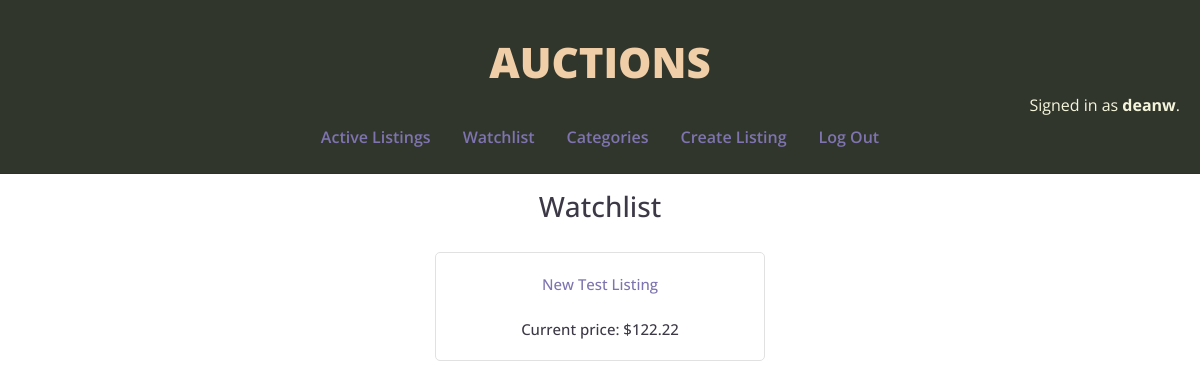
Screenshot of /watchlist (signed in) with the database file from the repository.
### auctions/models.py (models this page shows, shortened)
class User(AbstractUser):
    pass

class Listing(models.Model):
    title = models.CharField(max_length=64)
    category = models.CharField(max_length=7, choices=Category.choices, blank=True)
    description = models.TextField() # textarea
    price = models.DecimalField(max_digits=9, decimal_places=2, default=0.00)
    pic = models.URLField(blank=True, null=True) # input type url
    active = models.BooleanField(default=True)
    date = models.DateField(auto_now=False, auto_now_add=True)
    owner = models.ForeignKey(User, on_delete=models.CASCADE, related_name="owner")

class Bid(models.Model):
    user = models.ForeignKey(User, on_delete=models.CASCADE, related_name="users")
    product = models.ForeignKey(Listing, on_delete=models.CASCADE, related_name="products")
    the_bid = models.DecimalField(max_digits=6, decimal_places=2)

### auctions/views.py (the view, shortened to what this page needs)
# urls.py: path("watchlist", views.watchlist, name="watchlist"),
@login_required(login_url='/login')
def watchlist(request):
    fav_objects = Watchlist.objects.filter(user=request.user, added=True)
    favorites = fav_objects.all()
    favlist = []
    for object in favorites:
        try:
            favorite = Listing.objects.get(pk=object.fave.id)
            price = util.best_bid(favorite)[0]
            favlist += [(favorite, price)]
        except (KeyError, Listing.DoesNotExist):
            favorite = None
            price = None
    return render(request, "auctions/watchlist.html", {
        "favorites":favlist
    })

### auctions/util.py (called while the page is built)
def best_bid(listing):
    bid_objects = Bid.objects.filter(product=listing)
    all_bids = bid_objects.all()
    if not all_bids:
        winning_bid = listing.price
        current_winner = None
    else:
        winning_bid = 0.0
        for bid in all_bids:
            if bid.the_bid > winning_bid:
                winning_bid = bid.the_bid
                current_winner = bid.user
    return winning_bid, current_winner

### auctions/templates/auctions/watchlist.html
{% extends "auctions/layout.html" %}
{% block body %}
<div class="subhead"><h3>Watchlist</h3></div>
    <div class="container">
        {% if not favorites %}
            <div>You haven't added anything to Watchlist yet.</div>
        {% else %}
            {% for listing in favorites %}
            <div class="item">
                <div><a href="{% url 'listing' listing.0.id %}">{{ listing.0.title }}<br>
                <img class="item_img" src="{{ listing.0.pic }}"/></a></div>
                {% if not listing.0.active %}
                <div>Auction closed. <form action="{% url 'watchlist' %}" method="post">
                    {% csrf_token %}
                    <input type="hidden" value="{{ listing.0.id }}" name="id"/>
                    <input style="font-size: 14px;" type="submit" name="action" value="Remove from Watchlist"/>
                </form></div>
                {% else %}<div>Current price: ${{ listing.1 }}</div>
                {% endif %}
            </div>
            {% endfor %}
        {% endif %}
    </div>
{% endblock %}

### auctions/templates/auctions/layout.html (shortened to what this page needs)
{% load static %}
<!DOCTYPE html>
<html lang="en">
    <head>
        <link rel="stylesheet" href="https://stackpath.bootstrapcdn.com/bootstrap/4.4.1/css/bootstrap.min.css">
        <link href="{% static 'auctions/styles.css' %}" rel="stylesheet">
    </head>
    <body>
        <div class="menu">
        <div id="superheading">AUCTIONS</div>
        <div id="username">
            {% if user.is_authenticated %}
                Signed in as <strong>{{ user.username }}</strong>.
            {% else %}
                Not signed in.
            {% endif %}
        </div>
        <div class="heading">
            <ul class="nav">
                <li class="nav-item">
                    <a class="nav-link" href="{% url 'index' %}">Active Listings</a>
                </li>
                {% if user.is_authenticated %}
                    <li class="nav-item">
                        <a class="nav-link" href="{% url 'watchlist' %}">Watchlist</a>
                    </li>
                    <li class="nav-item">
                        <a class="nav-link" href="{% url 'categories' %}">Categories</a>
                    </li>
                    <li class="nav-item>">
                        <a class="nav-link" href="{% url 'create' %}">Create Listing</a>
                    </li>
                    <li class="nav-item">
                        <a class="nav-link" href="{% url 'logout' %}">Log Out</a>
                    </li>
                {% endif %}
            </ul>
        </div>
        <hr>
        </div>
        <div class="contents">
            {% block body %}
            {% endblock %}
        </div>
    </body>
</html>

### auctions/static/auctions/styles.css (style rules this page uses)
body { font-family: "Open Sans", sans-serif; color:#3c3846; }
.menu { background-color: #31362d; }
a { color: #7e74b0; }
.heading { display: grid; place-items: center; font-family: "Open Sans", sans-serif; font-size: 16px; font-weight: 600; font-style: bold; }
.subhead { display: grid; place-items: center; }
#superheading { padding-top: 30px; display: grid; place-items: center; font-family: "Open Sans", sans-serif; font-weight: 800; font-style: bold; font-size: 42px; color: #f0cea7; }
#username { text-align: right; padding-right: 20px; color:beige; }
.container { display: flex; justify-content: center; align-items: center; flex-wrap: wrap; }
.item { margin: 20px; padding: 20px; width: 330px; font-size: 15px; font-weight: 500; text-align: center; border:#e1e1e1; border-style: solid; border-width: 1px; border-radius: 5px; }

### rows the page displays
User: username "deanw"
Listing: title "New Test Listing", the_bid "122.22"
